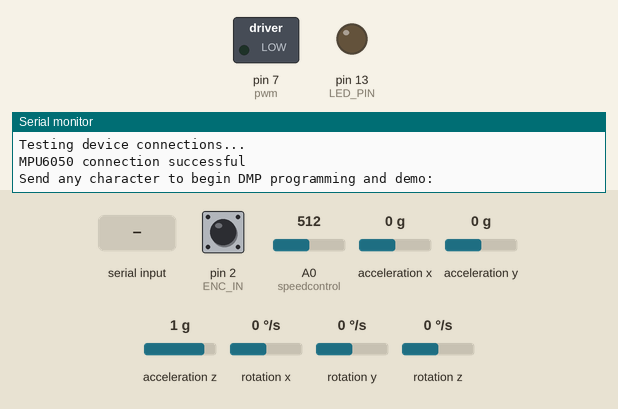
Simulated run of this sketch. Board: Arduino Uno, built with avr-gcc and run on an emulated ATmega328P. Parts: switched loads named in the sketch (green lamp = pin HIGH), output pins drawn as LEDs (lit = HIGH), the last lines printed to the serial monitor. Inputs (shaded band) come from the test bench; at power-on: A0 (speedcontrol) = 512, rotation z 0 °/s, acceleration x 0 g, acceleration y 0 g, pin 2 (ENC_IN) HIGH, acceleration z 1 g, rotation x 0 °/s, rotation y 0 °/s. The sensor or clock chip raises its interrupt line as the real part does.

Above: at 1.0 s.
1.1 s: "1" received over Serial
At 1.76 s:
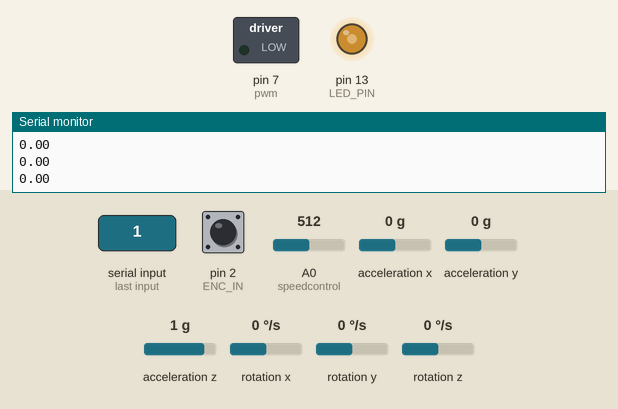
4.1 s: A0 (speedcontrol) set to 524
At 6.16 s:
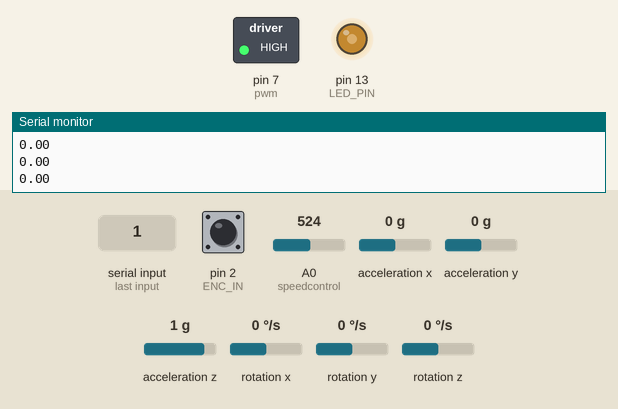
7.1 s: rotation z set to -192 °/s
10.1 s: acceleration x set to -1.4 g
13.1 s: acceleration y set to -0.8 g
16.1 s: pin 2 (ENC_IN) pulled LOW for 0.15 s
Timing chart, 0 to 20.1 s (numbered marks = the images above; inputs shaded):
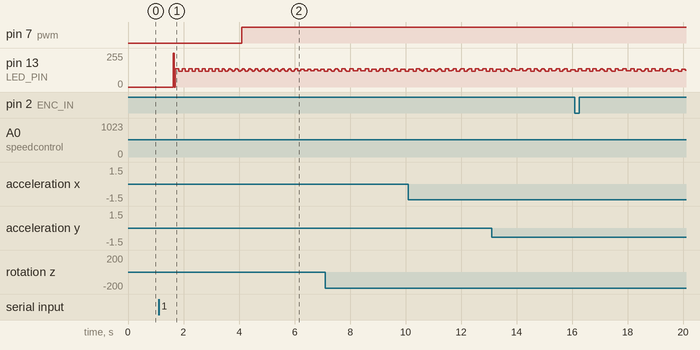

Measured:
- the behaviour switches between 513 and 514 on A0 (speedcontrol) (found by bisection; images 1 and 2)
- after the input at 4.1 s, pin 7 (pwm): LOW → HIGH at once

The sketch:

MPU6050_with_Encoder.ino
```cpp
// M.I.A ROBOTICS TEAM
// IMU & Encoder task
// Device measures the YAW angle from MPU6050..
// ..measures the SPEED of motor via Rotary Encoder
// Using STM32f103c8t6

    /**** Preparing the MPU6050 ****/
#include "I2Cdev.h"
#include "MPU6050_6Axis_MotionApps20.h"

// Arduino Wire library is required if I2Cdev I2CDEV_ARDUINO_WIRE implementation
// is used in I2Cdev.h
#if I2CDEV_IMPLEMENTATION == I2CDEV_ARDUINO_WIRE
    #include "Wire.h"
#endif


MPU6050 mpu;

#define INTERRUPT_PIN 1
#define LED_PIN 13
bool blinkState = false;

// MPU control/status vars
bool dmpReady = false;  // set true if DMP init was successful
uint8_t mpuIntStatus;   // holds actual interrupt status byte from MPU
uint8_t devStatus;      // return status after each device operation (0 = success, !0 = error)
uint16_t packetSize;    // expected DMP packet size (default is 42 bytes)
uint16_t fifoCount;     // count of all bytes currently in FIFO
uint8_t fifoBuffer[64]; // FIFO storage buffer

// orientation/motion vars
Quaternion q;           // [w, x, y, z]         quaternion container
VectorFloat gravity;    // [x, y, z]            gravity vector
float ypr[3];           // [yaw, pitch, roll]   yaw/pitch/roll container and gravity vector


    /**** Preparing the Motor & Encoder ****/

#define ENC_COUNT_REV 374       // Motor encoder output pulse per rotation (change as required)
#define ENC_IN 2              // Encoder output to Interrupt pin
#define pwm 7                 // pwm connected to pwm pin

int speedcontrol = 0;           // Analog input
int interval = 1000;            // One-second interval for measurements

// Counters for milliseconds during interval
long previousMillis = 0;
long currentMillis = 0;

int rpm = 0;                    // Variable for RPM measuerment


// ================================================================
// ===               INTERRUPT DETECTION ROUTINE                ===
// ================================================================

volatile bool mpuInterrupt = false;     // indicates whether MPU interrupt pin has gone high
void dmpDataReady() {
    mpuInterrupt = true;
}

volatile long encoderValue = 0;         // Pulse count from encoder
void updateEncoder()
{
  encoderValue++;       // Increment value for each pulse from encoder
}

// ================================================================
// ===                      INITIAL SETUP                       ===
// ================================================================

void setup() {
    // initialize serial communication
    Serial.begin(38400);
    while (!Serial);

             /**** Setup for MPU6050 ****/
    // join I2C bus
    #if I2CDEV_IMPLEMENTATION == I2CDEV_ARDUINO_WIRE
        Wire.begin();
        Wire.setClock(400000); // 400kHz I2C clock.
    #elif I2CDEV_IMPLEMENTATION == I2CDEV_BUILTIN_FASTWIRE
        Fastwire::setup(400, true);
    #endif

    // initialize device
    Serial.println(F("Initializing I2C devices..."));
    mpu.initialize();
    pinMode(INTERRUPT_PIN, INPUT);

    // verify connection
    Serial.println(F("Testing device connections..."));
    Serial.println(mpu.testConnection() ? F("MPU6050 connection successful") : F("MPU6050 connection failed"));

    // wait for ready
    Serial.println(F("\nSend any character to begin DMP programming and demo: "));
    while (Serial.available() && Serial.read()); // empty buffer
    while (!Serial.available());                 // wait for data
    while (Serial.available() && Serial.read()); // empty buffer again

    // load and configure the DMP
    Serial.println(F("Initializing DMP..."));
    devStatus = mpu.dmpInitialize();

    // gyro offsets, scaled for min sensitivity
    mpu.setZGyroOffset(-85);

    // make sure it worked (returns 0 if so)
    if (devStatus == 0) {
        // Calibration Time: generate offsets and calibrate our MPU6050
        mpu.CalibrateGyro(6);
        // turn on the DMP, now that it's ready
        Serial.println(F("Enabling DMP..."));
        mpu.setDMPEnabled(true);

        // enable STM32 interrupt detection
        Serial.print(F("Enabling interrupt detection (Arduino external interrupt "));
        Serial.print(digitalPinToInterrupt(INTERRUPT_PIN));
        Serial.println(F(")..."));
        attachInterrupt(digitalPinToInterrupt(INTERRUPT_PIN), dmpDataReady, RISING);
        mpuIntStatus = mpu.getIntStatus();

        // set our DMP Ready flag so the main loop() function knows it's okay to use it
        Serial.println(F("DMP ready! Waiting for first interrupt..."));
        dmpReady = true;

        // get expected DMP packet size for later comparison
        packetSize = mpu.dmpGetFIFOPacketSize();

    } else {
        Serial.print(F("DMP Initialization failed (code "));
        Serial.print(devStatus);
        Serial.println(F(")"));
    }

    // configure LED for output
    pinMode(LED_PIN, OUTPUT);

             /**** Setup for Motor & Encoder ****/

    pinMode(ENC_IN, INPUT_PULLUP);          // Set encoder as input with internal pullup
    pinMode(pwm, OUTPUT);                   // Set pwm and DIR connections as outputs
    attachInterrupt(digitalPinToInterrupt(ENC_IN), updateEncoder, RISING);      // Attach interrupt
    previousMillis = millis();             // Setup initial values for timer

    // to show result
    Serial.println("-YAW- \t\t\t\t -SPEED-");
}


// ================================================================
// ===                    MAIN PROGRAM LOOP                     ===
// ================================================================

void loop() {
             /**** Code for MPU6050 ****/
    // if programming failed, don't try to do anything
    if (!dmpReady) return;

    // read a packet from FIFO
    if (mpu.dmpGetCurrentFIFOPacket(fifoBuffer)) { // Get the Latest packet
            // display YAW angle in degrees
            mpu.dmpGetQuaternion(&q, fifoBuffer);
            mpu.dmpGetGravity(&gravity, &q);
            mpu.dmpGetYawPitchRoll(ypr, &q, &gravity);
            Serial.println(ypr[0] * 180/M_PI);

        // blink LED to indicate activity
        blinkState = !blinkState;
        digitalWrite(LED_PIN, blinkState);
    }

             /**** Code for Motor & Encoder ****/
    // Write pwm to controller
    analogWrite(pwm, map(analogRead(speedcontrol), 0, 1023, 0, 255));

    // Update RPM value every second
    currentMillis = millis();
    if (currentMillis - previousMillis > interval) {
        previousMillis = currentMillis;

        // Calculate RPM
        rpm = (float)(encoderValue * 60 / ENC_COUNT_REV);

        // Only update display when there is a reading
        if (rpm > 0) {
            Serial.print("\t\t\t\t ");
            Serial.print(rpm);
            Serial.println(" RPM");
        }
        else Serial.println("");

        encoderValue = 0;
    }
}
```
